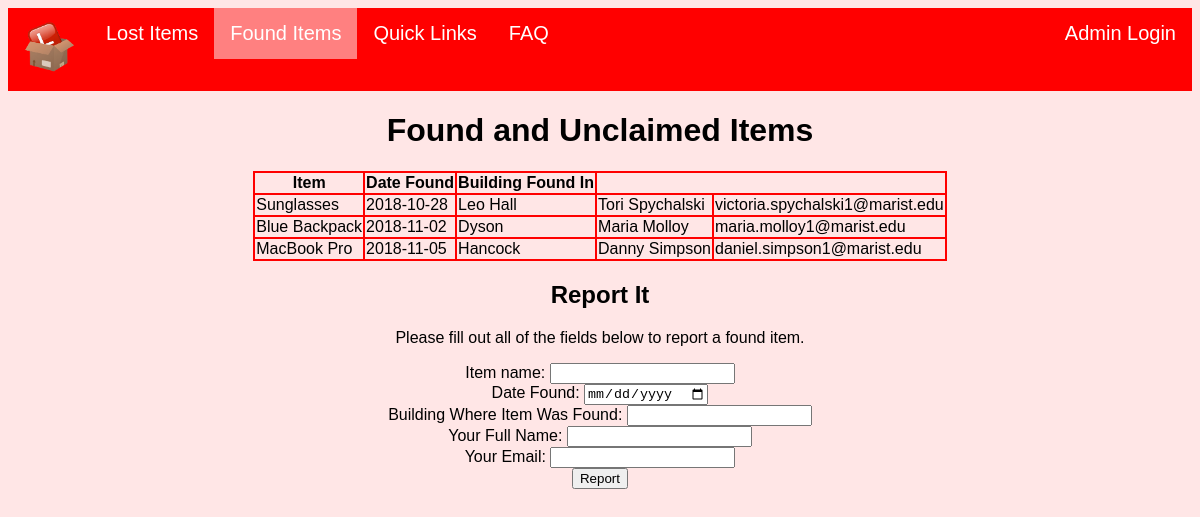
Page /users/found.php on the committed database.
### tables this page shows
CREATE TABLE foundItems_t
(   ItemID INT PRIMARY KEY AUTO_INCREMENT,
    ItemName TEXT NOT NULL,
    DateFound DATE NOT NULL,
    BuildingFound TEXT NOT NULL,
    findersName VARCHAR(80) NOT NULL,
    findersEmail VARCHAR(80) NOT NULL
     
    );

### users/found.php (the view, shortened to what this page needs)
<!DOCTYPE html>
<html>
<head>
 <link rel = "stylesheet" type = "text/css" href = "../homepage/limbostyle.css" />
</head>
<body>
<ul>
  <li><a href="../homepage/landing.php"> <img src="../homepage/limbobox.png" alt="Limbo Box" width="50" height="50"> </a></li>
  <li><a href="../users/lost.php">Lost Items</a></li>
  <li><a class="active" href="../users/found.php">Found Items</a></li>
 <li><a href="../users/quicklinks.html">Quick Links</a></li>
  <li><a href="../users/FAQ.html">FAQ</a></li>
  <li style="float:right"><a href="../login/login.php">Admin Login</a></li>
</ul>
<?php
  require '../database/connect_db.php';
    $query = 'SELECT itemName, dateFound, buildingFound, findersName, findersEmail FROM foundItems_t ORDER BY dateFound' ;
    $results = mysqli_query( $con , $query ) ;
    if( $results ){
      echo '<H1>Found and Unclaimed Items</H1>' ;
      echo '<center>';
      echo '<TABLE>';
      echo '<TR>';
      echo '<TH>Item</TH>';
      echo '<TH>Date Found</TH>';
      echo '<th>Building Found In</th>';
      echo '</TR>';
      echo '</center>';
      while ( $row = mysqli_fetch_array( $results , MYSQLI_ASSOC ) )
      {
          echo '<TR>' ;
          echo '<TD>' . $row['itemName'] . '</TD>' ;
          echo '<TD>' . $row['dateFound'] . '</TD>' ;
          echo '<TD>' . $row['buildingFound'] . '</TD>' ;
          echo '<TD>' . $row['findersName'] . '</TD>' ;
          echo '<TD>' . $row['findersEmail'] . '</TD>' ;
          echo '</TR>' ;
      }
    }
    else
    {
      echo '<p>' . mysqli_error( $con ) . '</p>'  ;
    }
?>
 <h2>Report It</h2>
        <p>Please fill out all of the fields below to report a found item.</p>
        <form method="POST" action="found.php">
        Item name: <input type="text" name="itemName"><br/>
        Date Found: <input type="date" name="dateFound"><br/>
         Building Where Item Was Found: <input list="buildings" type="text" name="buildingFound">
        <br/>
        Your Full Name: <input type="text" name="findersName"><br/>
         Your Email: <input type="text" name="findersEmail"><br/>
        <input type="submit" value="Report">
    </form>
 </body>
</html>

### homepage/limbostyle.css (style rules this page uses)
body { font-family: "Verdana", Geneva, sans-serif; text-align: center; background-color: #ffe6e6; }
ul { list-style-type: none; margin: 0; padding: 0; overflow: hidden; background-color: #ff0000; position: -webkit-sticky; position: sticky; top: 0; }
li { float: left; }
li a { font-family: "Verdana", Geneva, sans-serif; font-size: 20px; display: block; color: white; text-align: center; padding: 14px 16px; text-decoration: none; }
.active { background-color: #ff8080; }
table, th, td { border: 2px solid red; border-collapse: collapse; }

### rows in the picture
founditems_t: ItemName "Sunglasses", DateFound "2018-10-28", BuildingFound "Leo Hall", findersName "Tori Spychalski", findersEmail "victoria.spychalski1@marist.edu"
founditems_t: ItemName "Blue Backpack", DateFound "2018-11-02", BuildingFound "Dyson", findersName "Maria Molloy", findersEmail "maria.molloy1@marist.edu"
founditems_t: ItemName "MacBook Pro", DateFound "2018-11-05", BuildingFound "Hancock", findersName "Danny Simpson", findersEmail "daniel.simpson1@marist.edu"
